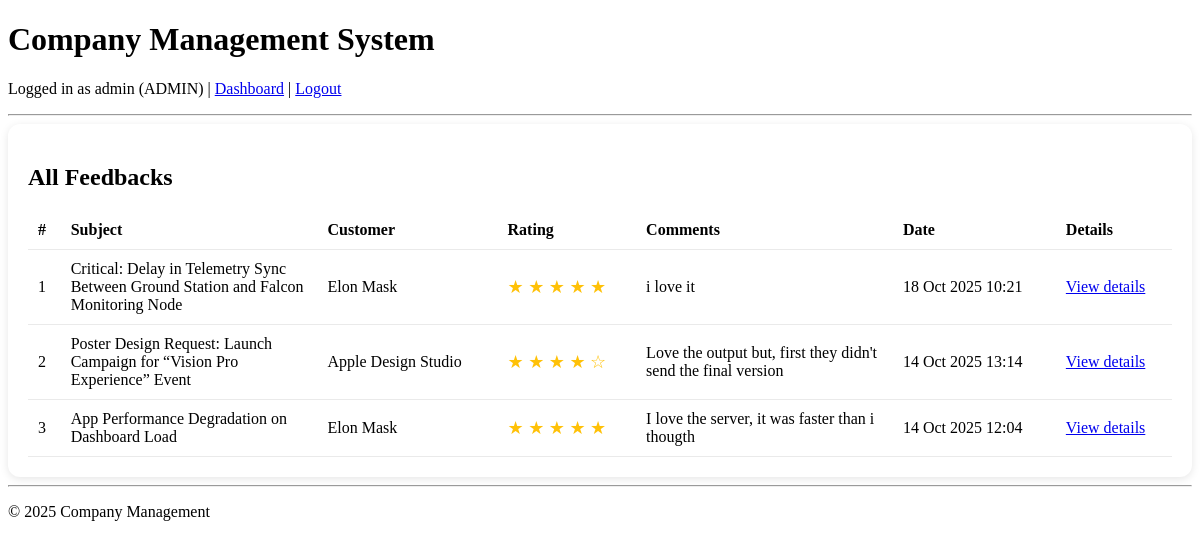
The page /customers/feedbacks/ (signed in) on the database as committed earlier.
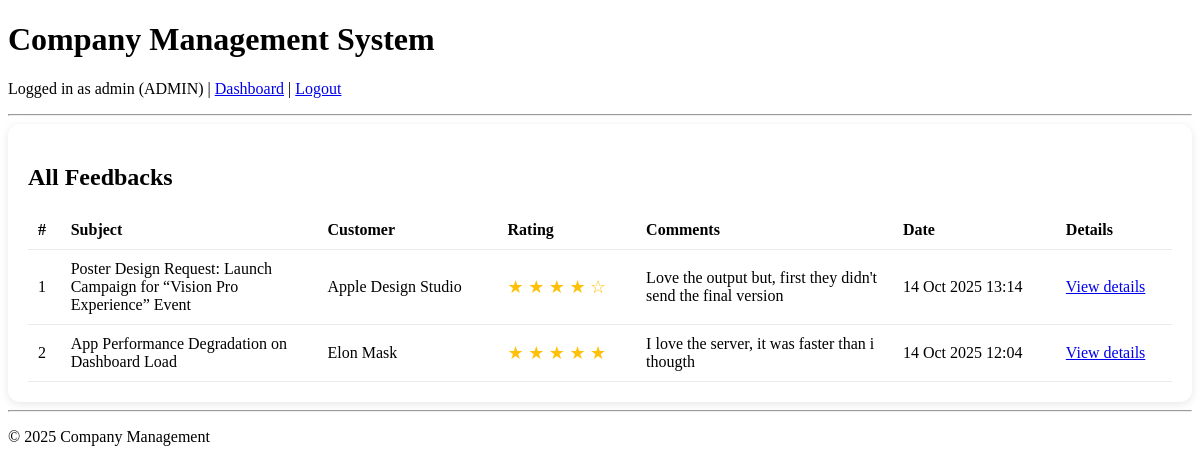
The same page on the database as committed later.
### users/models.py (models this page shows, shortened)
class CustomUser(AbstractUser):
    ROLE_ADMIN = 'ADMIN'
    ROLE_MANAGER = 'MANAGER'
    ROLE_EMPLOYEE = 'EMPLOYEE'
    ROLE_CUSTOMER = 'CUSTOMER'
    ROLE_CHOICES = (
        (ROLE_ADMIN, 'Admin/HR'),
        (ROLE_MANAGER, 'Manager'),
        (ROLE_EMPLOYEE, 'Employee'),
        (ROLE_CUSTOMER,'Customer')
    )
    name=models.CharField(max_length=500,null=False)
    role = models.CharField(max_length=20, choices=ROLE_CHOICES, default=ROLE_EMPLOYEE)
    phone = models.CharField(max_length=15, blank=True, null=True)
    groups = models.ManyToManyField(
        'auth.Group',
        related_name='customuser_set',  # different from auth.User.user_set
        blank=True,
        help_text='The groups this user belongs to.'
    )
    user_permissions = models.ManyToManyField(
        'auth.Permission',
        related_name='customuser_set',  # different from auth.Permission.user_set
        blank=True,
        help_text='Specific permissions for this user.'
    )

### customers/models.py (models this page shows, shortened)
class TicketFeedback(models.Model):
    ticket = models.OneToOneField(Ticket, on_delete=models.CASCADE, related_name='feedback')
    rating = models.IntegerField(choices=[(i, i) for i in range(1, 6)])
    comment = models.TextField(blank=True)
    created_at = models.DateTimeField(auto_now_add=True)

class Ticket(models.Model):
    customer = models.ForeignKey(Customer, on_delete=models.CASCADE, related_name='tickets')
    subject = models.CharField(max_length=200)
    description = models.TextField()
    status = models.CharField(max_length=20, choices=STATUS_CHOICES, default='Pending')
    created_at = models.DateTimeField(auto_now_add=True)
    updated_at = models.DateTimeField(auto_now=True)

class Customer(models.Model):
    user = models.OneToOneField(settings.AUTH_USER_MODEL, on_delete=models.CASCADE)
    phone = models.CharField(max_length=15, blank=True)

### customers/views.py (the view)
# urls.py: path('feedbacks/', views.feedback_list, name='feedback_list'),
@login_required
def feedback_list(request):
    if request.user.role == 'ADMIN':
        feedbacks = TicketFeedback.objects.select_related('ticket').all().order_by('-created_at')
    elif request.user.role == 'MANAGER':
        feedbacks = TicketFeedback.objects.filter(
            ticket__department=request.user.employeeprofile.department
        ).select_related('ticket').order_by('-created_at')
    elif request.user.role == 'CUSTOMER':
        feedbacks = TicketFeedback.objects.filter(
            ticket__customer=request.user.customer
        ).select_related('ticket').order_by('-created_at')
    else:
        feedbacks = TicketFeedback.objects.none()
    return render(request, 'customer/feedback_list.html', {'feedbacks': feedbacks})

### customers/templates/customer/feedback_list.html (shortened to what this page needs)
{% extends 'base.html' %}
{% load static %}
{% block content %}
<div class="feedback-container">
    <h2>All Feedbacks</h2>
    {% if feedbacks %}
        <table class="feedback-table">
            <thead>
                <tr>
                    <th>#</th>
                    <th>Subject</th>
                    <th>Customer</th>
                    <th>Rating</th>
                    <th>Comments</th>
                    <th>Date</th>
                    <th>Details</th>
                </tr>
            </thead>
            <tbody>
                {% for fb in feedbacks %}
                <tr>
                    <td>{{ forloop.counter }}</td>
                    <td style="max-width: 200px;">{{ fb.ticket.subject }}</td>
                    <td>{{ fb.ticket.customer.user.name }}</td>
                    <td>
                        <span class="stars">
                            {% for i in "12345" %}
                                {% if forloop.counter <= fb.rating %}
                                    ★
                                {% else %}
                                    ☆
                                {% endif %}
                            {% endfor %}
                        </span>
                    </td>
                    <td style="max-width: 200px;">{{ fb.comment|default:"—" }}</td>
                    <td>{{ fb.created_at|date:"d M Y H:i" }}</td>
                    <td><a href="{% url 'ticket_detail' fb.ticket.id %}">View details</a></td>
                </tr>
                {% endfor %}
            </tbody>
        </table>
    {% else %}
        <p>No feedbacks available.</p>
    {% endif %}
</div>
{% endblock %}

### tasks/templates/base.html (shortened to what this page needs)
<!DOCTYPE html>
<html lang="en">
<head>
</head>
<body>
    <header>
        <h1>Company Management System</h1>
        {% if user.is_authenticated %}
            <p>Logged in as {{ user.username }} ({{ user.role }}) |
                <a href="{% url 'dashboard' %}">Dashboard</a> |
                <a href="{% url 'logout' %}">Logout</a>
            </p>
        {% else %}
            <a href="{% url 'login' %}">Login</a>
        {% endif %}
        <hr>
    </header>
    <main>
        {% block content %}
        {% endblock %}
    </main>
    <footer>
        <hr>
        <p>&copy; 2025 Company Management</p>
    </footer>
</body>
</html>

### customers/templates/customer/feedback_list.html (style rules this page uses)
.feedback-container { padding: 20px; background: #fff; border-radius: 12px; box-shadow: 0 2px 8px rgba(0,0,0,0.1); }
.feedback-table { width: 100%; border-collapse: collapse; margin-top: 15px; }
.feedback-table th, .feedback-table td { padding: 10px; border-bottom: 1px solid #eaeaea; text-align: left; }
.feedback-table th { font-weight: 600; }
.stars { color: #ffc107; font-size: 18px; }

Rows that differ between the two databases and show on the page:
removed TicketFeedback: ticket.subject "Critical: Delay in Telemetry Sync Between Ground Station and Falcon Monitoring Node", ticket.customer.user.name "Elon Mask", rating 5 (drawn), comment "i love it", created_at "18 Oct 2025 10:21"
